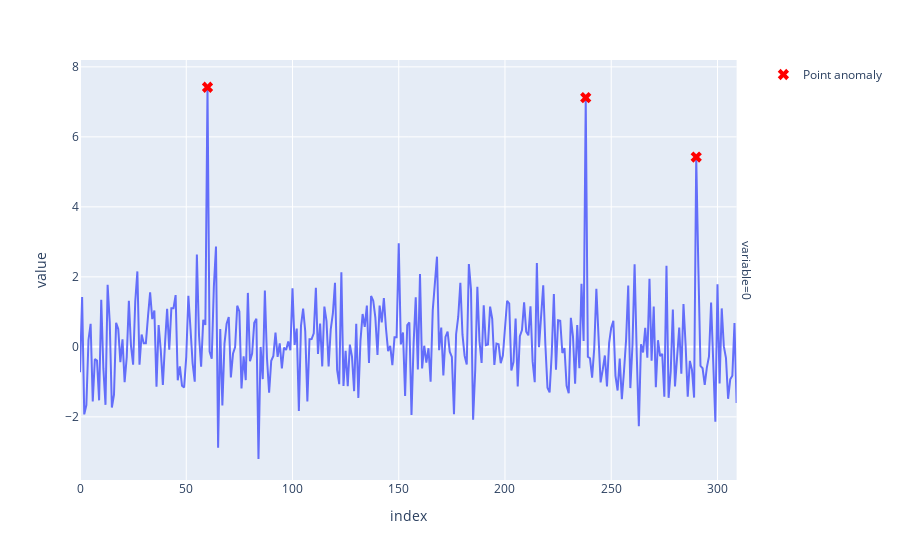

Write notebook code for a chart like this one.
### Markdown cell above
Detect individual data points that are different from the rest of the data.

### Code cell
import numpy as np

from utils import plot_point_anomaly_illustration

df_3outliers = pd.DataFrame(np.random.normal(0, 1, n))
outliers = [60, 238, 290]
df_3outliers.iloc[outliers] = np.random.uniform(
    4, 8, (len(outliers), df_3outliers.shape[1])
)
plot_point_anomaly_illustration(df_3outliers, outliers)

### Figure 1 — Plotly figure (JSON) as saved in the notebook; plotly's stock layout.template omitted (floating-point values rounded to 4 significant figures; data arrays with more than 128 entries replaced by an {"elided": "..."} marker saying what was removed)
{"data": [{"hovertemplate": "variable=0<br>index=%{x}<br>value=%{y}<extra></extra>", "legendgroup": "", "line": {"color": "#636efa", "dash": "solid"}, "marker": {"symbol": "circle"}, "mode": "lines", "name": "", "orientation": "v", "showlegend": false, "type": "scatter", "x": {"elided": "310 int values"}, "xaxis": "x", "y": {"elided": "310 float values"}, "yaxis": "y"}, {"marker": {"color": "red", "size": 10, "symbol": "x"}, "mode": "markers", "name": "Point anomaly", "type": "scatter", "x": [60, 238, 290], "y": [7.417, 7.119, 5.423]}], "layout": {"annotations": [{"font": {}, "showarrow": false, "text": "variable=0", "textangle": 90, "x": 0.98, "xanchor": "left", "xref": "paper", "y": 0.5, "yanchor": "middle", "yref": "paper"}], "legend": {"tracegroupgap": 0}, "margin": {"t": 60}, "xaxis": {"anchor": "y", "domain": [0, 0.98], "title": {"text": "index"}}, "yaxis": {"anchor": "x", "domain": [0, 1], "title": {"text": "value"}}}}
